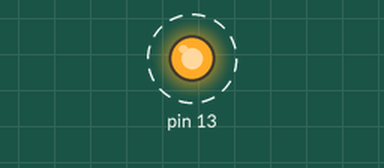
This sketch was run on a simulated Arduino Uno, built with avr-gcc and run on an emulated ATmega328P. Parts: output pins drawn as LEDs (lit = HIGH). Dashed ring = blinking.

Above: at 0.5 s.
Timing chart, 0 to 4.6 s (numbered marks = the images above):
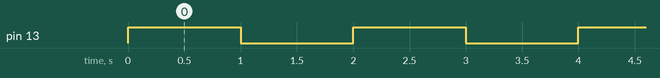

Measured:
- by itself, pin 13: alternates HIGH for 1.0 s and LOW for 1.0 s, 10 changes in all, then stays LOW

The sketch:

listing3-1.ino
```cpp
/* Blink the LED Five Times
  This code blinks the LED connected to pin 13 for five times and then stops.
  It does this through the use of a while statement.
*/
// the declaration identifies variable “count” as interger, and sets //size in memory
int count;
// next, the setup section assigns digital pin 13 as an output.
void setup() {
  pinMode (13, OUTPUT);
}
// the loop function would blink the LED forever if no while statement
void loop() {
  while (count < 5) { // goes for 5 blinks, zero through four
    digitalWrite (13, HIGH); // turn the LED on with a HIGH
    delay(1000); // wait for a 1000 ms (1 second)
    digitalWrite (13, LOW); // turn the LED off by making with LOW
    delay(1000); // wait for a second
    count = count + 1; //adds one to the count of the number of blinks
  } //you can press the Arduino board reset button to start again
}
```
